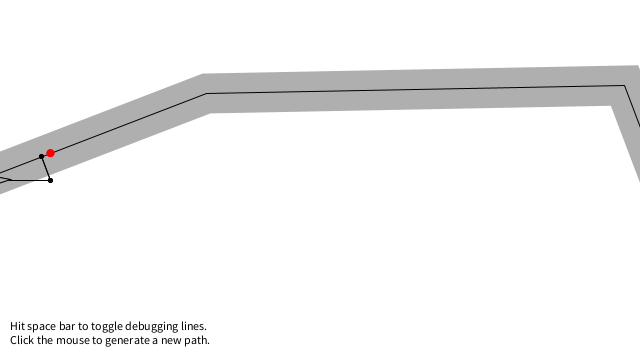
Frame 1 (no input)
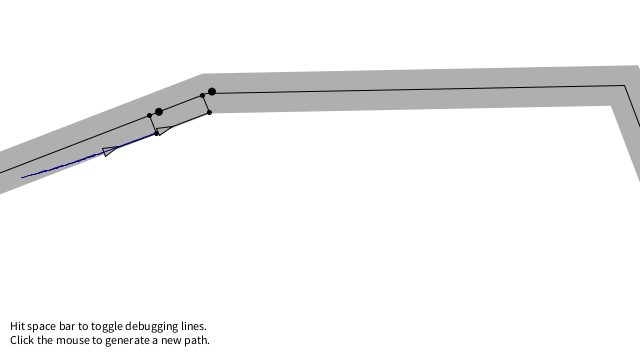
Frame 60 (the mouse pressed at the canvas centre just before this capture)
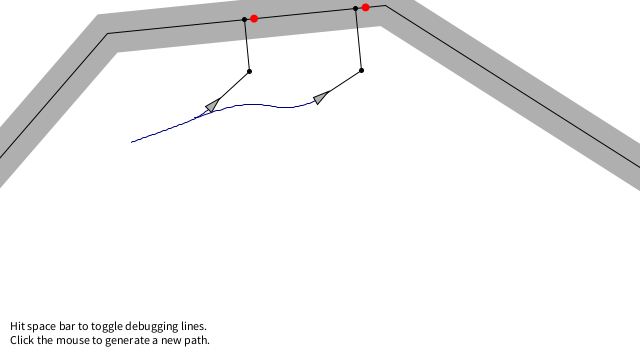
Frame 120 (the mouse held since frame 60 and released just before this capture)

The Processing sketch that drew these frames (run headless with seeded random() and noise(); from frame 60 on, the mouse is pressed at the canvas centre):

// Processing sketch: h_w_8_2
// ── h_w_8_2.pde
// The Nature of Code
// Daniel Shiffman
// http://natureofcode.com

// Path Following
// Via Reynolds: // http://www.red3d.com/cwr/steer/PathFollow.html

// Using this variable to decide whether to draw all the stuff
boolean debug = true;

// A path object (series of connected points)
Path path;

// Two vehicles
Vehicle car1;
Vehicle car2;

void setup() {
  size(640, 360);
  // Call a function to generate new Path object
  newPath();

  // Each vehicle has different maxspeed and maxforce for demo purposes
  car1 = new Vehicle(new PVector(0, height/2), 2, 0.04);
  car2 = new Vehicle(new PVector(0, height/2), 3, 0.1);
}
float time=0;
void draw() {
  time++;
  background(255);
  // Display the path
  path.display();
  // The boids follow the path
  car1.follow(path);
  car2.follow(path);
  // Call the generic run method (update, borders, display, etc.)
  car1.run();
  car2.run();
  
  car1.borders(path);
  car2.borders(path);

  // Instructions
  fill(0);
  text("Hit space bar to toggle debugging lines.\nClick the mouse to generate a new path.", 10, height-30);
  if(time%100==0){newPath();}
}

void newPath() {
  // A path is a series of connected points
  // A more sophisticated path might be a curve
  path = new Path();
  path.addPoint(-20, height/2);
  path.addPoint(random(0, width/2), random(0, height));
  path.addPoint(random(width/2, width), random(0, height));
  path.addPoint(width+20, height/2);
}

public void keyPressed() {
  if (key == ' ') {
    debug = !debug;
  }
}

public void mousePressed() {
  newPath();
}

// ── Path.pde
// The Nature of Code
// Daniel Shiffman
// http://natureofcode.com

// Path Following

class Path {

  // A Path is an arraylist of points (PVector objects)
  ArrayList<PVector> points;
  // A path has a radius, i.e how far is it ok for the boid to wander off
  float radius;

  Path() {
    // Arbitrary radius of 20
    radius = 20;
    points = new ArrayList<PVector>();
  }

  // Add a point to the path
  void addPoint(float x, float y) {
    PVector point = new PVector(x, y);
    points.add(point);
  }
  
  PVector getStart() {
     return points.get(0);
  }

  PVector getEnd() {
     return points.get(points.size()-1);
  }


  // Draw the path
  void display() {
    // Draw thick line for radius
    stroke(175);
    strokeWeight(radius*2);
    noFill();
    beginShape();
    for (PVector v : points) {
        vertex(v.x, v.y);
    }
    endShape();
    // Draw thin line for center of path
    stroke(0);
    strokeWeight(1);
    noFill();
    beginShape();
    for (PVector v : points) {
        vertex(v.x, v.y);
    }
    endShape();
  }
}

// ── Vehicle.pde
// The Nature of Code
// Daniel Shiffman
// http://natureofcode.com

// Path Following

// Vehicle class

class Vehicle {
  ArrayList<PVector> history = new ArrayList<PVector>();
  // All the usual stuff
  PVector position;
  PVector velocity;
  PVector acceleration;
  float r;
  float maxforce;    // Maximum steering force
  float maxspeed;    // Maximum speed

    // Constructor initialize all values
  Vehicle( PVector l, float ms, float mf) {
    position = l.get();
    r = 4.0;
    maxspeed = ms;
    maxforce = mf;
    acceleration = new PVector(0, 0);
    velocity = new PVector(maxspeed, 0);
  }

  // Main "run" function
  public void run() {
    update();
    display();
  }


  // This function implements Craig Reynolds' path following algorithm
  // http://www.red3d.com/cwr/steer/PathFollow.html
  void follow(Path p) {

    // Predict position 50 (arbitrary choice) frames ahead
    // This could be based on speed 
    PVector predict = velocity.get();
    predict.normalize();
    predict.mult(50);
    PVector predictpos = PVector.add(position, predict);

    // Now we must find the normal to the path from the predicted position
    // We look at the normal for each line segment and pick out the closest one

    PVector normal = null;
    PVector target = null;
    float worldRecord = 1000000;  // Start with a very high record distance that can easily be beaten

    // Loop through all points of the path
    for (int i = 0; i < p.points.size()-1; i++) {

      // Look at a line segment
      PVector a = p.points.get(i);
      PVector b = p.points.get(i+1);

      // Get the normal point to that line
      PVector normalPoint = getNormalPoint(predictpos, a, b);
      // This only works because we know our path goes from left to right
      // We could have a more sophisticated test to tell if the point is in the line segment or not
      if (normalPoint.x < a.x || normalPoint.x > b.x) {
        // This is something of a hacky solution, but if it's not within the line segment
        // consider the normal to just be the end of the line segment (point b)
        normalPoint = b.get();
      }

      // How far away are we from the path?
      float distance = PVector.dist(predictpos, normalPoint);
      // Did we beat the record and find the closest line segment?
      if (distance < worldRecord) {
        worldRecord = distance;
        // If so the target we want to steer towards is the normal
        normal = normalPoint;

        // Look at the direction of the line segment so we can seek a little bit ahead of the normal
        PVector dir = PVector.sub(b, a);
        dir.normalize();
        // This is an oversimplification
        // Should be based on distance to path & velocity
        dir.mult(10);
        target = normalPoint.get();
        target.add(dir);
      }
    }

    // Only if the distance is greater than the path's radius do we bother to steer
    if (worldRecord > p.radius) {
      seek(target);
    }


    // Draw the debugging stuff
    if (debug) {
      // Draw predicted future position
      stroke(0);
      fill(0);
      line(position.x, position.y, predictpos.x, predictpos.y);
      ellipse(predictpos.x, predictpos.y, 4, 4);

      // Draw normal position
      stroke(0);
      fill(0);
      ellipse(normal.x, normal.y, 4, 4);
      // Draw actual target (red if steering towards it)
      line(predictpos.x, predictpos.y, normal.x, normal.y);
      if (worldRecord > p.radius) fill(255, 0, 0);
      noStroke();
      ellipse(target.x, target.y, 8, 8);
    }
  }


  // A function to get the normal point from a point (p) to a line segment (a-b)
  // This function could be optimized to make fewer new Vector objects
  PVector getNormalPoint(PVector p, PVector a, PVector b) {
    // Vector from a to p
    PVector ap = PVector.sub(p, a);
    // Vector from a to b
    PVector ab = PVector.sub(b, a);
    ab.normalize(); // Normalize the line
    // Project vector "diff" onto line by using the dot product
    ab.mult(ap.dot(ab));
    PVector normalPoint = PVector.add(a, ab);
    return normalPoint;
  }


  // Method to update position
  void update() {
    // Update velocity
    velocity.add(acceleration);
    // Limit speed
    velocity.limit(maxspeed);
    position.add(velocity);
    // Reset accelertion to 0 each cycle
    acceleration.mult(0);
    history.add(position.get());
    if (history.size() > 50) {
      history.remove(0);
    }
  }

  void applyForce(PVector force) {
    // We could add mass here if we want A = F / M
    acceleration.add(force);
  }


  // A method that calculates and applies a steering force towards a target
  // STEER = DESIRED MINUS VELOCITY
  void seek(PVector target) {
    PVector desired = PVector.sub(target, position);  // A vector pointing from the position to the target

    // If the magnitude of desired equals 0, skip out of here
    // (We could optimize this to check if x and y are 0 to avoid mag() square root
    if (desired.mag() == 0) return;

    // Normalize desired and scale to maximum speed
    desired.normalize();
    desired.mult(maxspeed);
    // Steering = Desired minus Velocity
    PVector steer = PVector.sub(desired, velocity);
    steer.limit(maxforce);  // Limit to maximum steering force

      applyForce(steer);
  }

  void display() {
    beginShape();
    stroke(0,0,125);
    strokeWeight(1);
    noFill();
    for(PVector v: history) {
      if(v.x>width-1){
        endShape();
        beginShape();
      }
      else{
        vertex(v.x, v.y);
      }
    }
    endShape();
    // Draw a triangle rotated in the direction of velocity
    float theta = velocity.heading2D() + radians(90);
    fill(175);
    stroke(0);
    pushMatrix();
    translate(position.x, position.y);
    rotate(theta);
    beginShape(PConstants.TRIANGLES);
    vertex(0, -r*2);
    vertex(-r, r*2);
    vertex(r, r*2);
    endShape();
    popMatrix();
  }

  // Wraparound
  void borders(Path p) {
    if (position.x > p.getEnd().x + r) {
      position.x = p.getStart().x - r;
      position.y = p.getStart().y + (position.y-p.getEnd().y);
    }
  }
}
